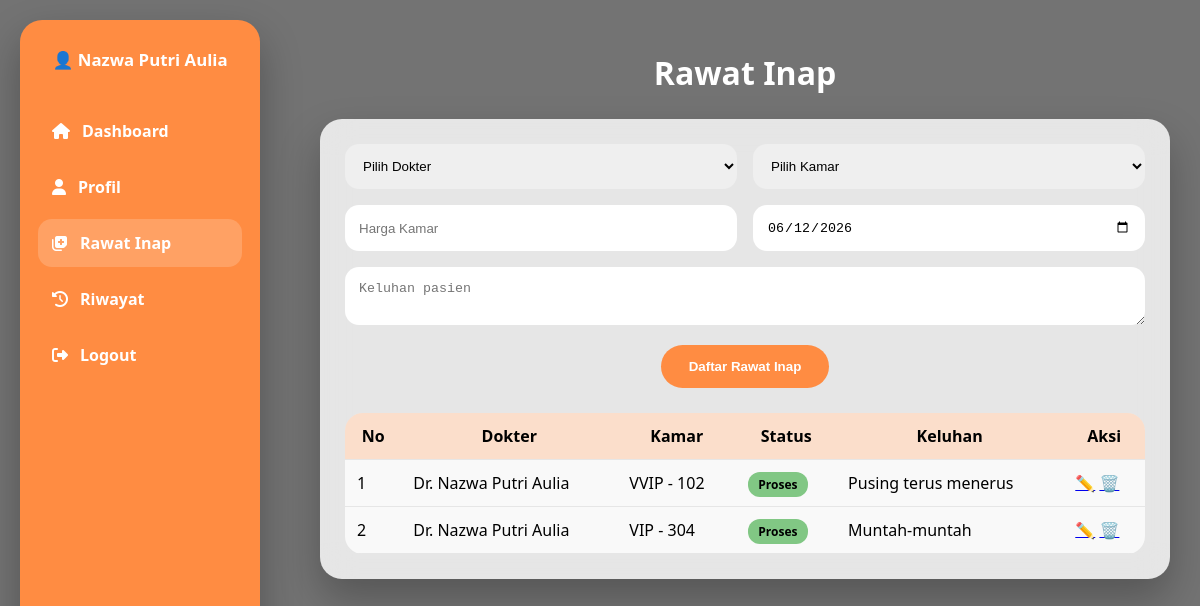
The page /pasien/daftar_rawat.php (signed in) on the database its author committed.
### tables this page shows
CREATE TABLE `pasien` (
  `kode_pasien` int(11) NOT NULL,
  `nama_pasien` varchar(100) NOT NULL,
  `umur` int(3) DEFAULT NULL,
  `jenis_kelamin` enum('L','P') DEFAULT NULL,
  `alamat` text DEFAULT NULL,
  `no_telp` varchar(18) DEFAULT NULL,
  `gol_darah` varchar(3) DEFAULT NULL,
  `id_user` int(11) DEFAULT NULL,
  `nip` int(11) DEFAULT NULL
);

CREATE TABLE `rawat_inap` (
  `kode_rawat` int(11) NOT NULL,
  `kode_pasien` int(11) NOT NULL,
  `nip` int(11) NOT NULL,
  `tanggal_masuk` date DEFAULT NULL,
  `tanggal_keluar` date DEFAULT NULL,
  `keluhan` varchar(200) DEFAULT NULL,
  `diagnosa` text DEFAULT NULL,
  `biaya` decimal(10,2) DEFAULT 0.00,
  `biaya_pemeriksaan` decimal(10,2) DEFAULT 0.00,
  `biaya_obat` decimal(10,2) DEFAULT 0.00,
  `nomor_kamar` int(11) DEFAULT NULL,
  `status` enum('Proses','Selesai') DEFAULT 'Proses',
  `kode_obat` int(11) DEFAULT NULL,
  `id_resep` int(11) DEFAULT NULL
);

CREATE TABLE `dokter` (
  `nip` int(11) NOT NULL,
  `nama_dokter` varchar(100) NOT NULL,
  `spesialis` varchar(50) DEFAULT NULL,
  `no_telp` varchar(18) DEFAULT NULL,
  `alamat` text DEFAULT NULL,
  `id_user` int(11) DEFAULT NULL
);

CREATE TABLE `kamar` (
  `nomor_kamar` int(11) NOT NULL,
  `harga` decimal(10,2) DEFAULT NULL,
  `status` enum('Kosong','Terisi') DEFAULT 'Kosong',
  `tipe_kamar` varchar(100) DEFAULT NULL,
  `lantai` int(11) DEFAULT NULL
);

### pasien/daftar_rawat.php (the view, shortened to what this page needs)
<?php
include "../config/koneksi.php";
$id_user = $_SESSION['id_user'] ?? null;
$pasien = mysqli_fetch_assoc(mysqli_query(
    $koneksi,
    "SELECT * FROM pasien WHERE id_user='$id_user'"
));
$kode_pasien = $pasien['kode_pasien'];
$nama_tampil = htmlspecialchars($pasien['nama_pasien'] ?? 'Pasien');
$whereFilter = "";
$riwayat = mysqli_query($koneksi,"
    SELECT r.*, d.nama_dokter, k.tipe_kamar
    FROM rawat_inap r
    JOIN dokter d ON r.nip=d.nip
    JOIN kamar k ON r.nomor_kamar=k.nomor_kamar
    WHERE r.kode_pasien='$kode_pasien'
    $whereFilter
    ORDER BY r.tanggal_masuk DESC
");
?>
<!DOCTYPE html>
<html lang="id">
<head>
<link rel="stylesheet" href="https://cdnjs.cloudflare.com/ajax/libs/font-awesome/6.5.0/css/all.min.css"/>
</head>
<body>
<div class="sidebar">
    <div class="logo">👤 <?= $nama_tampil ?></div>
    <a href="dashboard.php"><i class="fas fa-home"></i>Dashboard</a>
    <a href="daftar_pasien.php"><i class="fas fa-user"></i>Profil</a>
    <a class="active"><i class="fas fa-notes-medical"></i>Rawat Inap</a>
    <a href="riwayat_rawat.php"><i class="fas fa-clock-rotate-left"></i>Riwayat</a>
    <a href="../logout.php"><i class="fas fa-sign-out-alt"></i>Logout</a>
</div>
<div class="main">
<div class="header"><h1>Rawat Inap</h1></div>
<div class="content">
<form method="POST">
<div class="form-grid">
<select name="nip" required>
<option value="">Pilih Dokter</option>
</select>
<select name="nomor_kamar" id="kamar" required>
<option value="">Pilih Kamar</option>
</select>
<input type="text" id="harga_kamar" placeholder="Harga Kamar" readonly>
<input type="date" name="tanggal_masuk" value="<?= date('Y-m-d') ?>" required>
<textarea name="keluhan" placeholder="Keluhan pasien" required></textarea>
</div>
<div class="form-actions"><button name="submit">Daftar Rawat Inap</button></div>
</form>
<div class="table-box">
<table>
<tr>
<th>No</th><th>Dokter</th><th>Kamar</th><th>Status</th><th>Keluhan</th><th>Aksi</th>
</tr>
<?php $no=1; while($r=mysqli_fetch_assoc($riwayat)): ?>
<tr>
<td><?= $no++ ?></td>
<td><?= $r['nama_dokter'] ?></td>
<td><?= $r['tipe_kamar'].' - '.$r['nomor_kamar'] ?></td>
<td><span class="badge <?= $r['status'] ?>"><?= $r['status'] ?></span></td>
<td>
<?php if(isset($_GET['edit']) && $_GET['edit']==$r['kode_rawat']): ?>
<form method="POST">
<input type="hidden" name="kode_rawat" value="<?= $r['kode_rawat'] ?>">
<textarea name="keluhan" required><?= $r['keluhan'] ?></textarea>
<button name="update_keluhan">Simpan</button>
</form>
<?php else: ?>
<?= $r['keluhan'] ?>
<?php endif ?>
</td>
<td>
<?php if($r['status']!='Selesai'): ?>
<a href="?edit=<?= $r['kode_rawat'] ?>">✏️</a>
<a href="?hapus=<?= $r['kode_rawat'] ?>" onclick="return confirm('Hapus data?')">🗑️</a>
<?php endif ?>
</td>
</tr>
<?php endwhile ?>
</table>
</div>
</div>
</div>
</body>
</html>

### pasien/daftar_rawat.php (style rules this page uses)
* { box-sizing:border-box }
body { margin:0; font-family:'Segoe UI',sans-serif; background: linear-gradient(rgba(0,0,0,.55),rgba(0,0,0,.55)), url("../assets/RS_Pondok_Indah_-_Pondok_Indah.jpg") center/cover fixed; display:flex; }
.sidebar { width:240px; background:#FF8C42; backdrop-filter:blur(14px); min-height:calc(100vh - 40px); margin:20px; padding:28px 18px; border-radius:22px; box-shadow:0 18px 40px rgba(0,0,0,.28); }
.sidebar .logo { color:#fff; font-weight:700; font-size:1.05rem; margin-bottom:36px; text-align:center; }
.sidebar a { display:flex; align-items:center; gap:12px; color:#fff; text-decoration:none; padding:13px 14px; margin-bottom:8px; border-radius:14px; font-weight:600; }
.sidebar a:hover, .sidebar a.active { background:rgba(255,255,255,.18); }
.main { flex:1;padding:30px;margin-left:10px }
.header { text-align:center;color:#fff;margin-bottom:25px }
.content { background:rgba(255,255,255,.82); backdrop-filter:blur(16px); border-radius:22px; padding:25px; box-shadow:0 20px 40px rgba(0,0,0,.25); }
.form-grid { display:grid;grid-template-columns:1fr 1fr;gap:16px;margin-bottom:20px }
.form-grid input,.form-grid select,.form-grid textarea { padding:14px;border-radius:14px;border:none }
.form-grid textarea { grid-column:1/-1 }
.form-actions { text-align:center }
.form-actions button { padding:14px 28px;border-radius:30px;background:#FF8C42;color:#fff;border:none;font-weight:700 }
.table-box { margin-top:25px;background:rgba(255,255,255,.78);border-radius:18px;overflow:hidden }
table { width:100%;border-collapse:collapse }
th,td { padding:12px;border-bottom:1px solid rgba(0,0,0,.08) }
th { background:rgba(255,140,66,.25) }
.badge { padding:4px 10px;border-radius:12px;font-size:.75rem;font-weight:700 }
.Proses { background:#81C784 }

### rows shown on the page
pasien: nama_pasien "Nazwa Putri Aulia"
rawat_inap: nip.nama_dokter "Dr. Nazwa Putri Aulia", kamar.tipe_kamar "VVIP", nomor_kamar "102", status "Proses", keluhan "Pusing terus menerus"
rawat_inap: nip.nama_dokter "Dr. Nazwa Putri Aulia", kamar.tipe_kamar "VIP", nomor_kamar "304", status "Proses", keluhan "Muntah-muntah"
